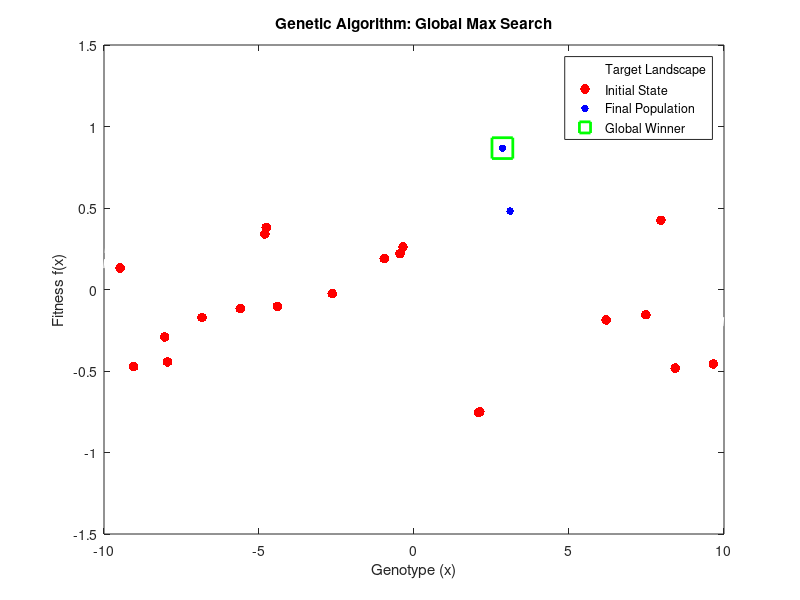

MATLAB code to generate this figure:
% 62_bioinformatics_genetics.m
% UniLab Bioinformatics: Genetic Algorithm for Optimization
% This script implements a genetic algorithm to find the global maximum of a complex function.

clear all;
close all;
clc;

disp('🧬 UniLab Bioinformatics & Genetics Lab');
disp('=======================================');

%% 1. Problem Definition: The "Hidden Landscape"
% We want to maximize a function with many local peaks
f_target = @(x) exp(-0.1*x.^2) .* cos(2*x) + 0.5 * sin(5*x);

x_range = linspace(-10, 10, 500);
y_true = f_target(x_range)

figure;
plot(x_range, y_true, 'w--', 'LineWidth', 1); hold on;
title('Genetic Algorithm: Global Max Search');
xlabel('Genotype (x)'); ylabel('Fitness f(x)');

%% 2. Genetic Algorithm Implementation
disp('--- 1. Initializing Population ---');
pop_size = 20;
n_generations = 50;
mutation_rate = 0.1;

% Initial population (random positions)
pop = rand(pop_size, 1) * 20 - 10;
fitness = f_target(pop);

h_pop = scatter(pop, fitness, 50, 'r', 'filled');
legend('Target Landscape', 'Current Population');

disp('Running Evolution...');
for gen = 1:n_generations
    % 1. Selection (Tournament selection)
    new_pop = zeros(size(pop));
    for i = 1:pop_size
        idx1 = randi(pop_size);
        idx2 = randi(pop_size);
        if fitness(idx1) > fitness(idx2)
            new_pop(i) = pop(idx1);
        else
            new_pop(i) = pop(idx2);
        end
    end
    
    % 2. Crossover (Simple averaging)
    for i = 1:2:pop_size
        if rand() < 0.8
            p1 = new_pop(i); p2 = new_pop(i+1);
            alpha = rand();
            new_pop(i) = alpha*p1 + (1-alpha)*p2;
            new_pop(i+1) = alpha*p2 + (1-alpha)*p1;
        end
    end
    
    % 3. Mutation
    mutation = (rand(pop_size, 1) - 0.5) .* (rand(pop_size, 1) < mutation_rate);
    pop = new_pop + mutation;
    
    % Update fitness
    fitness = f_target(pop);
    
    % Optimization Trace
    [best_f, best_idx] = max(fitness);
    if mod(gen, 10) == 0
        fprintf('Generation %d: Best Fitness = %.4f at x = %.4f\n', gen, best_f, pop(best_idx));
    end
end

%% 3. Final Results
[final_best_f, final_best_idx] = max(fitness);
scatter(pop, fitness, 30, 'b', 'filled');
plot(pop(final_best_idx), final_best_f, 'gs', 'MarkerSize', 15, 'LineWidth', 2);
legend('Target Landscape', 'Initial State', 'Final Population', 'Global Winner');

fprintf('\nEvolution Complete.\n');
fprintf('Global Maximum Found: f(%.4f) = %.4f\n', pop(final_best_idx), final_best_f);

disp('Bioinformatics Genetics Session Complete.');
